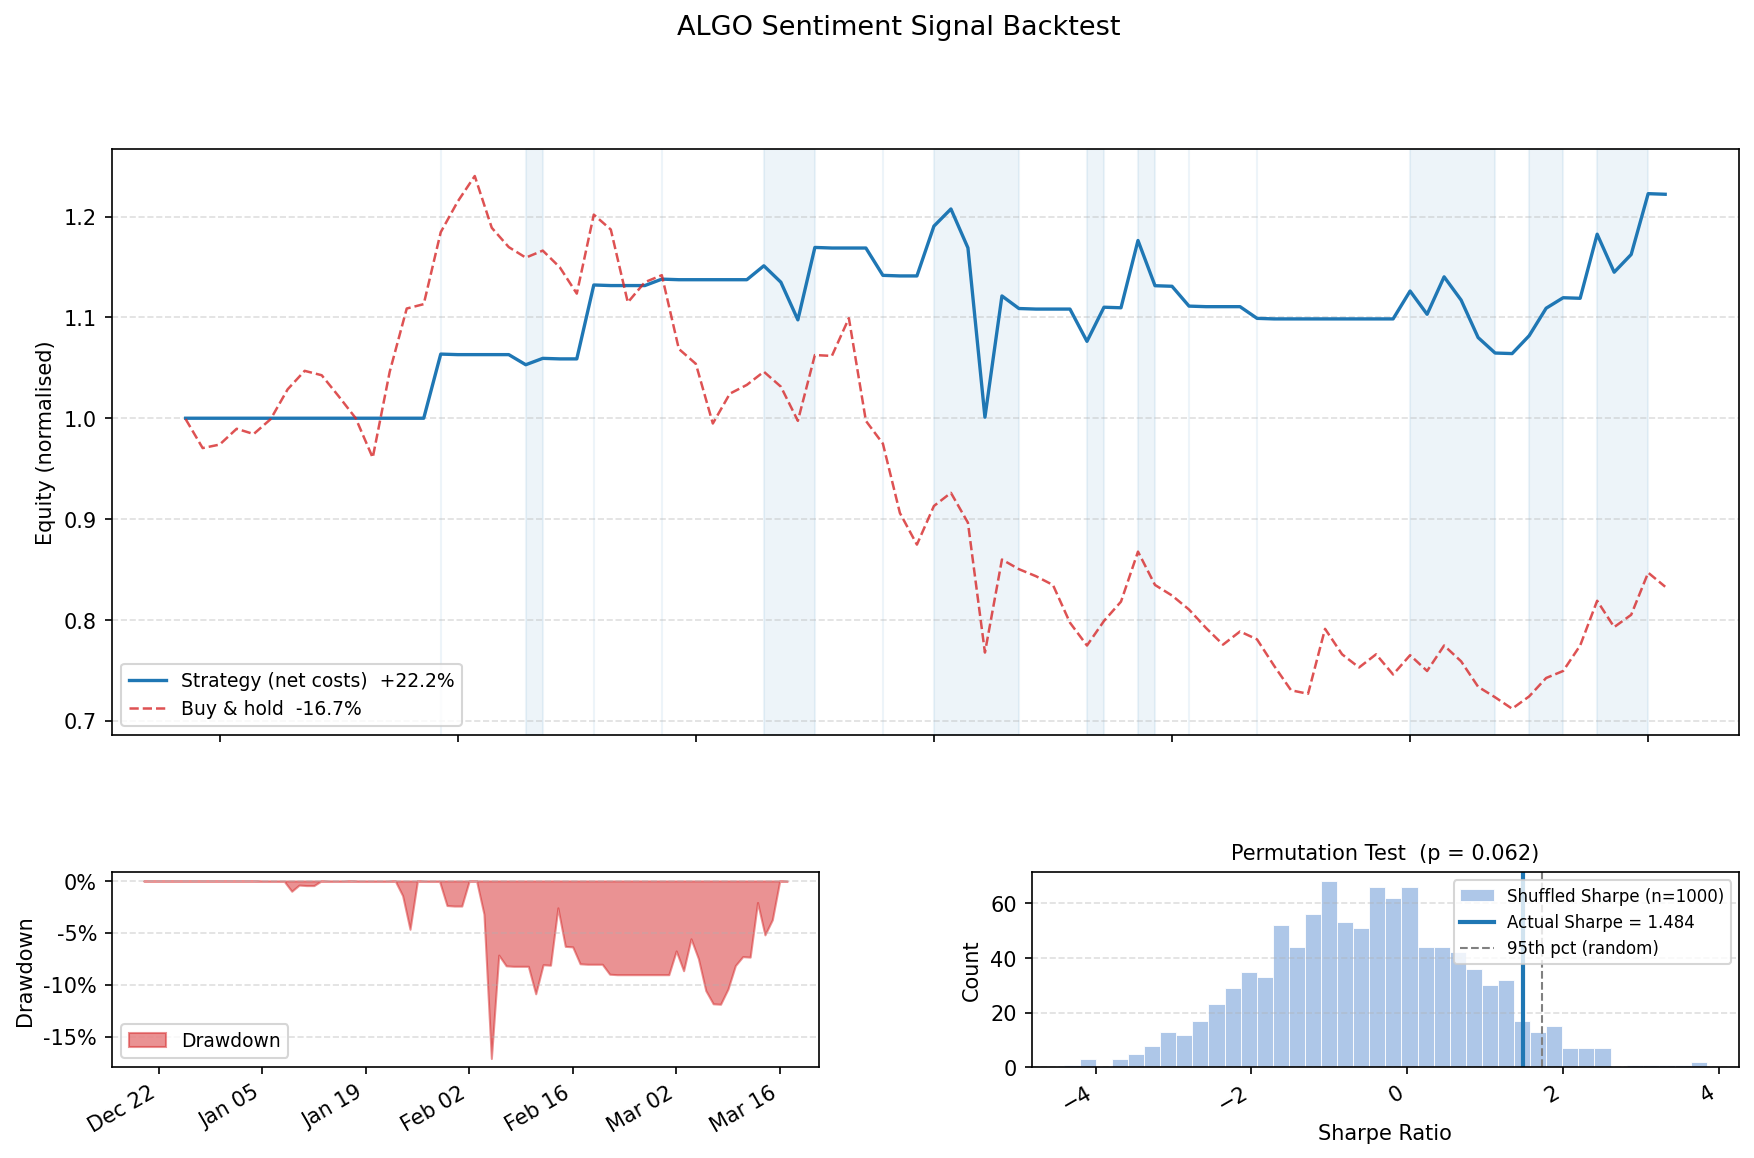

This figure's Python source:
"""
Sentiment-signal backtest on ALGO daily price data.

Entry rules (both must hold to go long, flat otherwise):
  - total_posts  2 days ago > its rolling 14-day mean
  - sentiment_ratio 3 days ago > 0.80

Costs        : 0.1% per round-trip trade (0.05% each leg, deducted on entry/exit)
Signals from : algo_sentiment_daily.csv
Price data   : algo_history.csv (1-min OHLCV, resampled to daily close)
Output       : sentiment_backtest.png
"""

from __future__ import annotations

import numpy as np
import pandas as pd
import matplotlib
matplotlib.use("Agg")
import matplotlib.pyplot as plt
import matplotlib.dates as mdates

# ── Load & resample price data ────────────────────────────────────────────────

price_raw = pd.read_csv("algo_history.csv")
price_raw["timestamp"] = pd.to_datetime(price_raw["timestamp"], unit="ms", utc=True)
price_raw = price_raw.set_index("timestamp").sort_index()

daily_close = price_raw["close"].resample("1D").last().dropna()
daily_close.index = pd.to_datetime(daily_close.index.date)
daily_close.index.name = "date"

price_df = pd.DataFrame({"close": daily_close})
price_df["daily_return"] = price_df["close"].pct_change()

# ── Load sentiment data ───────────────────────────────────────────────────────

sent_df = pd.read_csv("algo_sentiment_daily.csv", parse_dates=["date"])
sent_df = sent_df.set_index("date").sort_index()
sent_df.index = pd.to_datetime(sent_df.index)

# ── Build signal on sentiment index, then join to price ──────────────────────

# Rolling 14-day mean of total_posts (requires >=7 days to avoid noise)
sent_df["posts_ma14"] = (
    sent_df["total_posts"]
    .rolling(window=14, min_periods=7)
    .mean()
)

# Raw condition columns (shift applied after join so indices stay aligned)
sent_df["posts_above_ma"] = (sent_df["total_posts"] > sent_df["posts_ma14"]).astype(int)
sent_df["sent_above_08"]  = (sent_df["sentiment_ratio"] > 0.80).astype(int)

# ── Merge price + sentiment ───────────────────────────────────────────────────

df = price_df.join(
    sent_df[["posts_above_ma", "sent_above_08"]],
    how="left"
)

# Forward-fill sentiment on days with no Reddit data (weekends/gaps)
df[["posts_above_ma", "sent_above_08"]] = (
    df[["posts_above_ma", "sent_above_08"]].ffill().fillna(0)
)

# Apply the research lags:
#   total_posts signal at t-2  => shift signal forward by 2 so it aligns to t
#   sentiment_ratio at t-3     => shift forward by 3
df["posts_signal_lagged"]  = df["posts_above_ma"].shift(2)
df["sent_signal_lagged"]   = df["sent_above_08"].shift(3)

# Combined long signal: both conditions true
df["long_signal"] = (
    (df["posts_signal_lagged"] == 1) &
    (df["sent_signal_lagged"]  == 1)
).astype(int)

# Position is determined at close of signal day, enters next-day open
# (approximated here as close-to-close; position held at start of day t+1)
df["position"] = df["long_signal"].shift(1).fillna(0)

# Drop warmup rows before both signals are available
df = df.dropna(subset=["daily_return", "posts_signal_lagged", "sent_signal_lagged"])

# ── Transaction costs ─────────────────────────────────────────────────────────
# 0.1% round-trip = 0.05% per leg, charged on entry day and exit day

COST_PER_LEG = 0.0005   # 0.05%

position_change = df["position"].diff().fillna(df["position"])
# entry: position goes 0->1  (cost on that day's return)
# exit : position goes 1->0  (cost on that day's return)
df["trade_cost"] = position_change.abs() * COST_PER_LEG

# ── Strategy returns (net of costs) ──────────────────────────────────────────

df["strat_return_gross"] = df["position"] * df["daily_return"]
df["strat_return"]       = df["strat_return_gross"] - df["trade_cost"]

# Equity curves (start at 1.0)
df["bh_equity"]    = (1 + df["daily_return"]).cumprod()
df["strat_equity"] = (1 + df["strat_return"]).cumprod()

# ── Performance metrics ───────────────────────────────────────────────────────

total_return   = df["strat_equity"].iloc[-1] - 1
bh_return      = df["bh_equity"].iloc[-1] - 1
n_days         = len(df)

# Annualised Sharpe (252 trading days, risk-free = 0)
def sharpe_from_returns(rets: np.ndarray) -> float:
    mu, sigma = rets.mean(), rets.std(ddof=1)
    return float(mu / sigma * np.sqrt(252)) if sigma > 0 else np.nan

sharpe = sharpe_from_returns(df["strat_return"].values)

# Trade count: each rising edge of position = 1 trade entry
entries     = (df["position"].diff() == 1).sum()
days_in_mkt = int(df["position"].sum())
pct_in_mkt  = days_in_mkt / n_days * 100
total_cost  = df["trade_cost"].sum()

# Max drawdown
rolling_max = df["strat_equity"].cummax()
drawdown    = (df["strat_equity"] - rolling_max) / rolling_max
max_dd      = drawdown.min()

# ── Permutation test ──────────────────────────────────────────────────────────

N_PERMS   = 1000
rng       = np.random.default_rng(42)
raw_signal = df["long_signal"].values.copy()
returns    = df["daily_return"].values.copy()
costs      = df["trade_cost"].values.copy()   # costs depend on position edges,
                                              # recomputed per shuffle below

perm_sharpes: list[float] = []

for _ in range(N_PERMS):
    shuffled_signal = rng.permutation(raw_signal)
    # position: enter next day after signal
    perm_pos = np.roll(shuffled_signal, 1)
    perm_pos[0] = 0

    # recompute costs for this shuffle
    pos_series  = pd.Series(perm_pos, dtype=float)
    perm_cost   = pos_series.diff().abs().fillna(pos_series.abs()) * COST_PER_LEG

    perm_rets = perm_pos * returns - perm_cost.values
    perm_sharpes.append(sharpe_from_returns(perm_rets))

perm_sharpes_arr = np.array(perm_sharpes)
pct_beat = float(np.mean(perm_sharpes_arr > sharpe) * 100)
p_value  = pct_beat / 100   # one-sided permutation p-value

# ── Print report ──────────────────────────────────────────────────────────────

print("=" * 44)
print("  ALGO Sentiment Backtest Results")
print("=" * 44)
print(f"  Period          : {df.index[0].date()} to {df.index[-1].date()}")
print(f"  Days in sample  : {n_days}")
print(f"  Days in market  : {days_in_mkt}  ({pct_in_mkt:.1f}%)")
print(f"  Number of trades: {entries}")
print(f"  Total costs paid: {total_cost:.2%}")
print("-" * 44)
print(f"  Total return    : {total_return:+.2%}")
print(f"  Buy-&-hold      : {bh_return:+.2%}")
print(f"  Sharpe ratio    : {sharpe:.3f}")
print(f"  Max drawdown    : {max_dd:.2%}")
print("-" * 44)
print(f"  Permutation test ({N_PERMS} shuffles)")
print(f"  Random Sharpe   : {perm_sharpes_arr.mean():.3f} mean, "
      f"{perm_sharpes_arr.std():.3f} std")
print(f"  Shuffles beating actual Sharpe: {pct_beat:.1f}%")
print(f"  Permutation p-value           : {p_value:.3f}")
if p_value < 0.05:
    print("  Result: signal likely NOT due to luck (p < 0.05)")
elif p_value < 0.10:
    print("  Result: marginal evidence against luck (p < 0.10)")
else:
    print("  Result: cannot rule out luck (p >= 0.10)")
print("=" * 44)

# ── Plot ──────────────────────────────────────────────────────────────────────

fig = plt.figure(figsize=(14, 9))
gs  = fig.add_gridspec(2, 2, height_ratios=[3, 1], hspace=0.35, wspace=0.3)

ax1 = fig.add_subplot(gs[0, :])   # equity curves — full width
ax2 = fig.add_subplot(gs[1, 0], sharex=ax1)  # drawdown
ax3 = fig.add_subplot(gs[1, 1])   # permutation histogram

fig.suptitle("ALGO Sentiment Signal Backtest", fontsize=13)

# Top: equity curves
ax1.plot(df.index, df["strat_equity"], color="#1f77b4", linewidth=1.6,
         label=f"Strategy (net costs)  {total_return:+.1%}")
ax1.plot(df.index, df["bh_equity"],   color="#d62728", linewidth=1.2,
         linestyle="--", alpha=0.8, label=f"Buy & hold  {bh_return:+.1%}")

in_market = df["position"].astype(bool)
for start, end in zip(
    df.index[in_market & ~in_market.shift(1, fill_value=False)],
    df.index[in_market & ~in_market.shift(-1, fill_value=False)],
):
    ax1.axvspan(start, end, alpha=0.08, color="#1f77b4")

ax1.set_ylabel("Equity (normalised)", fontsize=10)
ax1.legend(fontsize=9)
ax1.grid(axis="y", linestyle="--", alpha=0.4)

# Bottom-left: drawdown
ax2.fill_between(df.index, drawdown.values, 0,
                 color="#d62728", alpha=0.5, label="Drawdown")
ax2.set_ylabel("Drawdown", fontsize=10)
ax2.yaxis.set_major_formatter(plt.FuncFormatter(lambda y, _: f"{y:.0%}"))
ax2.legend(fontsize=9)
ax2.grid(axis="y", linestyle="--", alpha=0.4)

ax2.xaxis.set_major_formatter(mdates.DateFormatter("%b %d"))
ax2.xaxis.set_major_locator(mdates.WeekdayLocator(byweekday=mdates.MO, interval=2))
fig.autofmt_xdate(rotation=30, ha="right")

# Bottom-right: permutation Sharpe distribution
ax3.hist(perm_sharpes_arr, bins=40, color="#aec7e8", edgecolor="white",
         linewidth=0.4, label=f"Shuffled Sharpe (n={N_PERMS})")
ax3.axvline(sharpe, color="#1f77b4", linewidth=2,
            label=f"Actual Sharpe = {sharpe:.3f}")
ax3.axvline(np.percentile(perm_sharpes_arr, 95), color="grey",
            linewidth=1, linestyle="--", label="95th pct (random)")
ax3.set_xlabel("Sharpe Ratio", fontsize=10)
ax3.set_ylabel("Count", fontsize=10)
ax3.set_title(f"Permutation Test  (p = {p_value:.3f})", fontsize=10)
ax3.legend(fontsize=8)
ax3.grid(axis="y", linestyle="--", alpha=0.4)

plt.savefig("sentiment_backtest.png", dpi=150, bbox_inches="tight")
print("Plot saved to sentiment_backtest.png")
